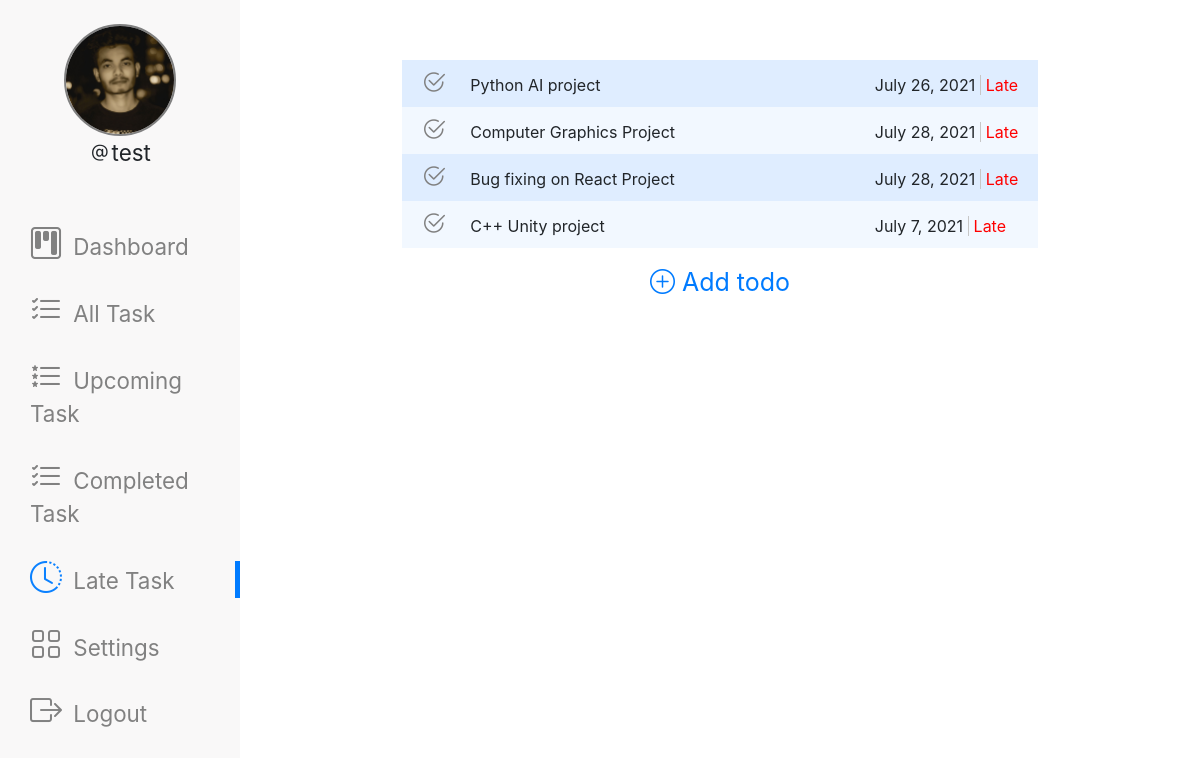
/late-todo/ (signed in), run on the app's committed database.
### todo/models.py (models this page shows)
class Profile(models.Model):
    user = models.OneToOneField(
        User, null=True, blank=True, on_delete=models.CASCADE)
    bio = models.TextField(max_length=500, blank=True)
    birth_date = models.DateField(null=True, blank=True)
    profile_photo = models.ImageField(
        upload_to='static/profilepicture', null=True)

class TodoList(models.Model):
    username = models.ForeignKey(User, on_delete=models.CASCADE)
    todo = models.CharField(max_length=300)
    due_date = models.DateField()
    is_completed = models.BooleanField(default=0)

### todo/views.py (the view, shortened to what this page needs)
# urls.py: path('late-todo/', views.late_todo_view, name='late_todo_view'),
def late_todo_view(request):
    todays_date = date.today()
    if request.user.is_authenticated and not request.method == 'POST':
        username = request.user.username
        todo_list = TodoList.objects.filter(
            username=request.user.id, is_completed=0, due_date__lt=date.today())
        profiles = Profile.objects.get(user_id=request.user.id)
        return render(request, 'late-todo.html', {'todo_list': todo_list, 'username': username,
                                                  'tdate': todays_date, 'profile': profiles})
    else:
        return redirect('../login')

### todo/templates/late-todo.html (shortened to what this page needs)
{% extends "base.html" %} {% load static %} {% block main %}
<div class="content-center" id="late-task">
  <div>
    {% if todo_list %}
    <ul class="todo-list">
      {% for todo in todo_list %} {% if todo.is_completed == 0%}
      <li>
        <form method="post">
          <a href="#" onclick="this.parentNode.submit();" title="Mark complete"
            ><i class="bi bi-check2-circle"></i
          ></a>
        </form>
        <span class="todo"
          >{{ todo.todo }}</span>
        <span class="todo-date">{{ todo.due_date}}</span>
        {% if todo.due_date < tdate %}
        <span class="late-text">Late</span>
        {% endif %}
      </li>
      {% endif %} {% endfor %}
    </ul>
    {% else %}
    <p class="no-todo-text">No late Todo List</p>
    {% endif %}
    <div class="add-new">
      <div class="add-new-btn">
        <a href="{% url 'add_todo_view'%}"
          ><i class="bi bi-plus-circle"> Add todo</i></a
        >
      </div>
    </div>
  </div>
</div>
{% endblock %}

### todo/templates/base.html (shortened to what this page needs)
{% load static %}
<!DOCTYPE html>
<html lang="en">
  <head>
    <link rel="stylesheet" href="{% static 'login/library/css/style.css' %}" />
    <link rel="stylesheet" href="{% static 'signup/library/css/style.css' %}" />
    <link rel="stylesheet" href="{% static 'dashboard/css/style.css' %}" />
    <link
      rel="stylesheet"
      href="https://cdnjs.cloudflare.com/ajax/libs/twitter-bootstrap/4.5.3/css/bootstrap.min.css"
    />
    <link
      rel="stylesheet"
      href="https://cdn.jsdelivr.net/npm/bootstrap-icons@1.3.0/font/bootstrap-icons.css"
    />
  </head>
  <body>
    <header>
      <div class="sidenav">
        <div class="top">
          {% if profile.profile_photo %}
          <img src="{{ profile.profile_photo.url }}" alt="" />
          <p><i class="bi bi-at"></i>{{ user.username }}</p>
          {% else %}
          <i class="bi bi-person-circle"></i>
          {% endif %}
        </div>
        <div class="bottom">
          <a class="dashboard" href="{% url 'todo' %}"
            ><i class="bi bi-kanban"></i> Dashboard</a
          >
          <a class="all-task" href="{% url 'todo_view' %}" title="All Task"
            ><i class="bi bi-list-check"></i> All Task</a
          >
          <a
            class="upcoming-task"
            href="{% url 'upcoming_todo_view' %}"
            title="Upcoming Task"
            ><i class="bi bi-list-stars"></i> Upcoming Task</a
          >
          <a
            class="completed-task"
            href="{% url 'completed_todo_view' %}"
            title="Completed Task"
            ><i class="bi bi-list-check"></i> Completed Task</a
          >
          <a
            class="late-task"
            href="{% url 'late_todo_view' %}"
            title="Files Uploaded"
            ><i class="bi bi-clock-history"></i> Late Task</a
          >
          <a class="settings" href="{% url 'settings' %}"
            ><i class="bi bi-grid"></i> Settings</a
          >
          <a class="settings" href="{% url 'logout' %}"
            ><i class="bi bi-box-arrow-right"></i> Logout</a
          >
        </div>
      </div>
    </header>
    {% block main %} {% endblock %}
  </body>
</html>

### static/login/library/css/style.css (style rules this page uses)
* { padding: 0; margin: 0; box-sizing: border-box; }
body { font-family: 'Poppins', sans-serif; }
form { width: 360px; position: relative }
a { display: block; text-decoration: none; color: #d9d9d9; font-size: 0.9rem; transition: .3s; }

### static/signup/library/css/style.css (style rules this page uses)
* { padding: 0; margin: 0; box-sizing: border-box; }
body { font-family: 'Poppins', sans-serif; }
form { width: 360px; }
form a { display: block; text-align: right; text-decoration: none; font-size: 0.9rem; transition: .3s; }

### static/dashboard/css/style.css (style rules this page uses)
body { font-family: "Lato", sans-serif; }
.sidenav { height: 100%; width: 20%; position: fixed; z-index: 1; top: 0; left: 0; background-color: #f9f8f8; overflow-x: hidden; padding-top: 20px; display: grid; text-align: center; font-size: 1.4rem; }
.sidenav a { margin: 30px 0px; padding: 0 30px; text-decoration: none; font-size: 1.4rem; color: #818181; display: block; text-align: left; border-right: 5px solid transparent; }
.sidenav a.active { border-right: 5px solid #007bff; }
.sidenav a i { padding-right: 5px; color: #818181; font-size: 2rem; line-height: 28px; transition: 0.3s all; }
.sidenav a.active i { color: rgb(11 129 255); }
.sidenav .top { grid-row: 2 / span 3; }
.sidenav .bottom { grid-row: 5 / span 10; }
.sidenav .top img { height: 7rem; width: 7rem; object-fit: cover; border-radius: 50%; border: 2px solid gray; }
.content-center { margin-left: 20%; margin-top: 5%; }
ul.todo-list { display: grid; align-content: center; justify-content: center; }
ul li .todo { width: 400px; max-width: 80%; display: inline-block; }
ul li { list-style: none; padding: 10px 20px; }
ul.todo-list li { list-style: none; padding: 10px 20px; }
ul li:nth-child(odd) { background: #dfedff; }
ul li:nth-child(even) { background: #f2f8ff; }
ul li a { display: inline-block; font-size: 24px; line-height: 24px; margin-right: 20px; }
ul.todo-list li a i { color: gray; transition: all 0.3s; }
.add-new .add-new-btn a { font-size: 22px; display: grid; margin-top: 40px; align-content: center; justify-content: center; }
.add-new .add-new-btn { text-align: center; }
.add-new .add-new-btn a i { font-size: 25px; font-style: normal; }
.add-new .add-new-btn a { display: inline; transition: all 0.3s; }
ul.todo-list form { display: inline; }
ul.todo-list li .late-text { color: red; border-left: 1px solid #c7c7c7; padding-left: 5px; }

### data on the page
Profile: profile_photo (picture)
TodoList: todo "Python AI project", due_date "July 26, 2021", shows "Late"
TodoList: todo "Computer Graphics Project", due_date "July 28, 2021", shows "Late"
TodoList: todo "Bug fixing on React Project", due_date "July 28, 2021", shows "Late"
TodoList: todo "C++ Unity project", due_date "July 7, 2021", shows "Late"

### other printed values
{{ user.username }} "test"
